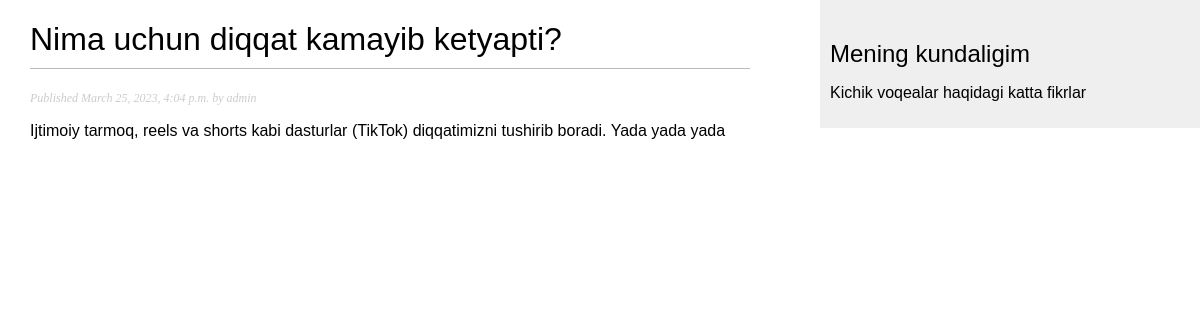
The app's page /5/ with its own data.
### main/models.py (models this page shows, shortened)
class Post(models.Model):
    class Status(models.TextChoices):
        DRAFT = 'DF', 'Draft'
        PUBLISHED = 'PB', 'Published'
    title = models.CharField(max_length=250)
    slug = models.SlugField(max_length=250)
    author = models.ForeignKey(User, on_delete=models.CASCADE, related_name='blog_posts')
    body = models.TextField()
    publish = models.DateTimeField(default=timezone.now)
    created = models.DateTimeField(auto_now_add=True)
    updated = models.DateTimeField(auto_now=True)
    status = models.CharField(max_length=2,
                              choices = Status.choices,
                              default=Status.DRAFT)
    objects = models.Manager()
    published = PublishedManager()
    class Meta:
        ordering = ['-publish']
        indexes = [
            models.Index(fields=['-publish']),
        ]

### main/views.py (the view)
# urls.py: path('<int:id>/', views.post_detail, name='post_detail' ),
def post_detail(request, id):
    try:
        post = Post.objects.get(id=id)
    except Post.DoesNotExist:
        raise Http404(
            'No Post found'
        )
    return render(request, 'templates/blog/post/detail.html', {'post': post})

### templates/blog/post/detail.html (shortened to what this page needs)
{% extends 'templates/blog/base.html' %}
{% block content %}
<h1>{{ post.title}}</h1>
<p class="date">
    Published {{post.publish}} by {{post.author}}
</p>
{{post.body|linebreaks}}
{% endblock %}

### static/css/blog.css (style rules this page uses)
body { margin:0; padding:0; font-family:helvetica, sans-serif; }
h1 { font-weight:normal; border-bottom:1px solid #bbb; padding:0 0 10px 0; }
p.date { color:#ccc; font-family: georgia, serif; font-size: 12px; font-style: italic; }

### records on screen
Post: title "Nima uchun diqqat kamayib ketyapti?", publish "March 25, 2023, 4:04 p.m.", author "admin", body "Ijtimoiy tarmoq, reels va shorts kabi dasturlar (TikTok) diqqatimizni tushirib boradi. Yada yada yada"
